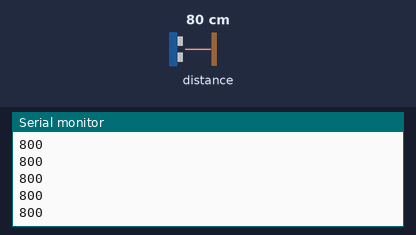
Bench run of a sketch on a simulated Arduino Uno, built with avr-gcc and run on an emulated ATmega328P. Parts: the last lines printed to the serial monitor. Inputs (shaded band) come from the test bench; at power-on: distance to the obstacle 80 cm.

Above: at 1.2 s.
1.3 s: distance to the obstacle set to 2 cm
At 1.49 s:
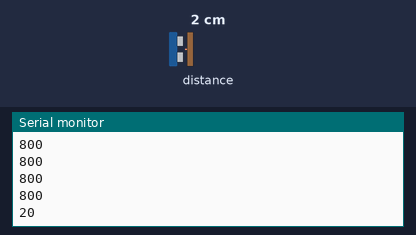
2.8 s: distance to the obstacle set to 4 cm
At 2.82 s:
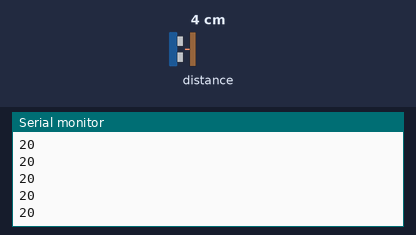
Timing chart, 0 to 5.8 s (numbered marks = the images above; inputs shaded):
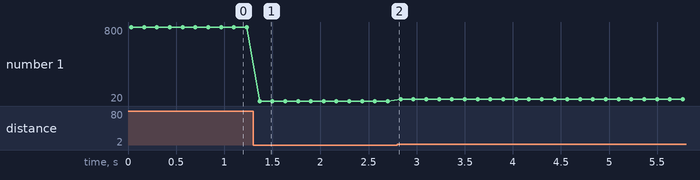

The sketch:

twheelCalibration.ino
```cpp
#include <Wire.h>
#include <VL53L0X.h>

VL53L0X sensor;

void setup() {
  Serial.begin(9600);  // Increased baud rate for faster communication
  Wire.begin();

  if (!sensor.init()) {
    Serial.println("-1"); // Error code
    while(1);
  }

  sensor.setTimeout(500);
  sensor.startContinuous();
}

void loop() {
  int distance = sensor.readRangeContinuousMillimeters();

  if (sensor.timeoutOccurred()) {
    Serial.println("-2"); // Timeout error code
  } else {
    Serial.println(distance); // Send only the number
  }

  delay(100); // Reduced delay for faster updates
}
```

Measured:
- after the input at 1.3 s, the serial monitor: prints a new line after 0.07 s (image 1)
- plotted number 1: 800 → 20 after the input at 1.3 s, 20 → 40 after the input at 2.8 s
